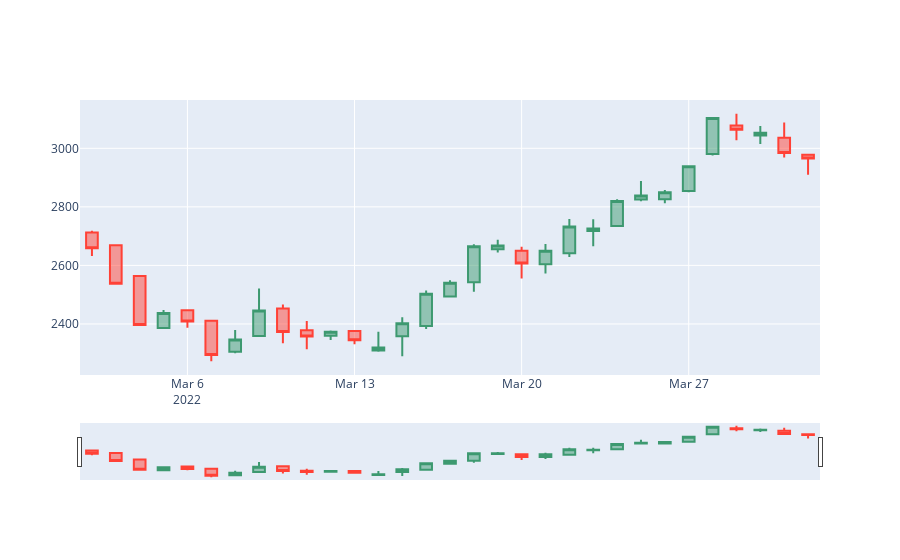

The notebook cell saved with this chart:
### Code cell
# plot candlestick chart

fig = go.Figure(data = [go.Candlestick(x = candle_data["date"],
                                    open = candle_data["Price"]["first"],
                                    close = candle_data["Price"]["last"],
                                    high = candle_data["Price"]["max"],
                                    low = candle_data["Price"]["min"]
                )])

#entfernt
#fig.update_layout(xaxis_rangeslider_visible=False)
fig.show()
